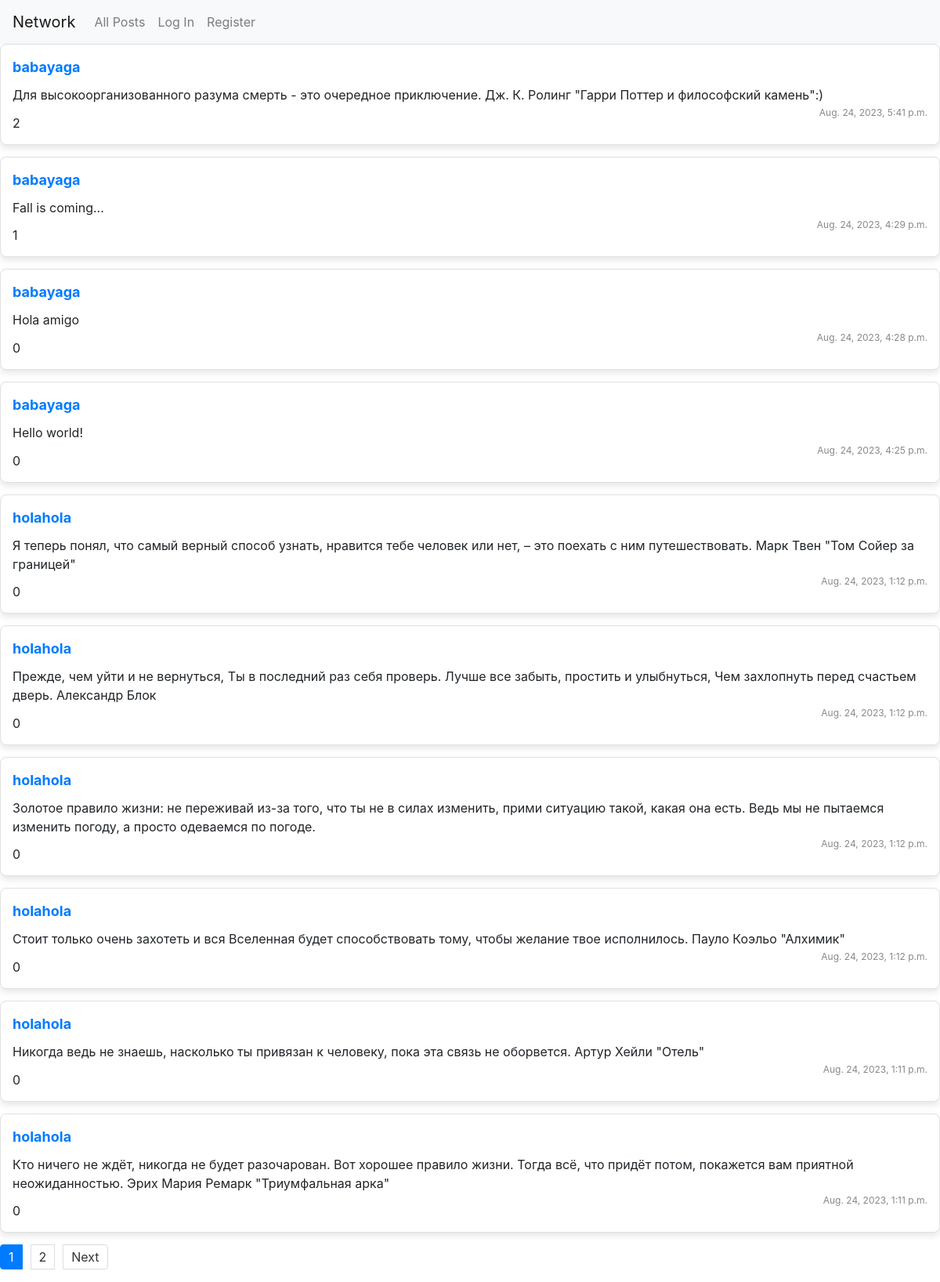
The page / on the database its author committed.
### network/models.py (models this page shows, shortened)
class Post(models.Model):
    user = models.ForeignKey(User, on_delete=models.CASCADE, related_name="posts")
    content = models.TextField()
    timestamp = models.DateTimeField(auto_now_add=True)
    likes = models.PositiveIntegerField(default=0)

class User(AbstractUser):
    followers = models.ManyToManyField("self", blank=True, related_name="following", symmetrical=False)
    liked_posts = models.ManyToManyField('Post', related_name='liked_by', blank=True)

### network/views.py (the view)
# urls.py: path("", views.index, name="index"),
def index(request):
    posts_list = Post.objects.all().order_by('-timestamp')
    paginator = Paginator(posts_list, 10)  # Show 10 posts per page
    page = request.GET.get('page')
    try:
        posts = paginator.page(page)
    except PageNotAnInteger:
        posts = paginator.page(1)
    except EmptyPage:
        posts = paginator.page(paginator.num_pages)
    return render(request, 'network/index.html', {'posts': posts})

### network/templates/network/index.html (shortened to what this page needs)
{% extends "network/layout.html" %}
{% block body %}
    {% for post in posts %}
    <div class="post-container" data-postid="{{ post.id }}">
        <div class="post-header">
            <strong><a href="{% url 'profile' post.user.username %}">{{ post.user.username }}</a></strong>
        </div>
        <p class="post-content">{{ post.content }}</p>
        <p class="post-timestamp">{{ post.timestamp }}</p>
        {% if user.is_authenticated %}
            <span class="heart-btn {% if post in user.liked_posts.all %}liked{% endif %}" data-postid="{{ post.id }}" data-liked="{% if post in user.liked_posts.all %}true{% else %}false{% endif %}">&#9829;</span>
            <span class="likes-counter">{{ post.likes }}</span>
        {% else %}
            <span class="likes-counter">{{ post.likes }}</span>
        {% endif %}
    </div>
    {% endfor %}
    <nav aria-label="Page navigation">
        <ul class="pagination">
            {% for i in posts.paginator.page_range %}
                <li class="page-item {% if posts.number == i %}active{% endif %}"><a class="page-link" href="?page={{ i }}">{{ i }}</a></li>
            {% endfor %}
            {% if posts.has_next %}
                <li class="page-item"><a class="page-link" href="?page={{ posts.next_page_number }}">Next</a></li>
            {% endif %}
        </ul>
    </nav>
{% endblock %}

### network/templates/network/layout.html (shortened to what this page needs)
{% load static %}
<!DOCTYPE html>
<html lang="en">
    <head>
        <link rel="stylesheet" href="https://stackpath.bootstrapcdn.com/bootstrap/4.4.1/css/bootstrap.min.css">
        <link href="{% static 'network/styles.css' %}" rel="stylesheet">
    </head>
    <body>
        <nav class="navbar navbar-expand-lg navbar-light bg-light">
            <a class="navbar-brand" href="#">Network</a>
            <div>
              <ul class="navbar-nav mr-auto">
                <li class="nav-item">
                  <a class="nav-link" href="{% url 'index' %}">All Posts</a>
                </li>
                {% if user.is_authenticated %}
                    <li class="nav-item">
                        <a class="nav-link" href="{% url 'new_post' %}">New Post</a>
                    </li>
                    <li class="nav-item">
                        <a class="nav-link" href="{% url 'following' %}">Following</a>
                    </li>
                    <li class="nav-item">
                        <a class="nav-link" href="{% url 'logout' %}">Log Out</a>
                    </li>
                {% else %}
                    <li class="nav-item">
                        <a class="nav-link" href="{% url 'login' %}">Log In</a>
                    </li>
                    <li class="nav-item">
                        <a class="nav-link" href="{% url 'register' %}">Register</a>
                    </li>
                {% endif %}
              </ul>
            </div>
          </nav>
        <div class="body">
            {% block body %}
            {% endblock %}
        </div>
    </body>
</html>

### network/static/network/styles.css (style rules this page uses)
.page-link { padding: 5px 10px; border: 1px solid #ddd; margin: 0 5px; text-decoration: none; color: #333; }
.likes-counter { display: inline-block; vertical-align: middle; }
.post-container { border: 1px solid #e1e1e1; padding: 15px; margin-bottom: 15px; border-radius: 8px; background-color: #ffffff; box-shadow: 0 4px 8px rgba(0, 0, 0, 0.1); position: relative; }
.post-header { display: flex; align-items: center; justify-content: space-between; }
.post-header strong { font-size: 18px; margin-right: 10px; }
.post-content { margin-top: 10px; margin-bottom: 10px; font-size: 16px; }
.post-timestamp { font-size: 12px; color: #888; position: absolute; bottom: 15px; right: 15px; }

### rows shown on the page
Post: user.username "babayaga", content "Для высокоорганизованного разума смерть - это очередное приключение. Дж. К. Ролинг \"Гарри Поттер и философский камень\":)", timestamp "Aug. 24, 2023, 5:41 p.m.", likes "2"
Post: user.username "babayaga", content "Fall is coming...", timestamp "Aug. 24, 2023, 4:29 p.m.", likes "1"
Post: user.username "babayaga", content "Hola amigo", timestamp "Aug. 24, 2023, 4:28 p.m.", likes "0"
Post: user.username "babayaga", content "Hello world!", timestamp "Aug. 24, 2023, 4:25 p.m.", likes "0"
Post: user.username "holahola", content "Я теперь понял, что самый верный способ узнать, нравится тебе человек или нет, – это поехать с ним путешествовать. Марк Твен \"Том Сойер за границей\"", timestamp "Aug. 24, 2023, 1:12 p.m.", likes "0"
Post: user.username "holahola", content "Прежде, чем уйти и не вернуться, Ты в последний раз себя проверь. Лучше все забыть, простить и улыбнуться, Чем захлопнуть перед счастьем дверь. Александр Блок", timestamp "Aug. 24, 2023, 1:12 p.m.", likes "0"
Post: user.username "holahola", content "Золотое правило жизни: не переживай из-за того, что ты не в силах изменить, прими ситуацию такой, какая она есть. Ведь мы не пытаемся изменить погоду, а просто одеваемся по погоде.", timestamp "Aug. 24, 2023, 1:12 p.m.", likes "0"
Post: user.username "holahola", content "Стоит только очень захотеть и вся Вселенная будет способствовать тому, чтобы желание твое исполнилось. Пауло Коэльо \"Алхимик\"", timestamp "Aug. 24, 2023, 1:12 p.m.", likes "0"
Post: user.username "holahola", content "Никогда ведь не знаешь, насколько ты привязан к человеку, пока эта связь не оборвется. Артур Хейли \"Отель\"", timestamp "Aug. 24, 2023, 1:11 p.m.", likes "0"
Post: user.username "holahola", content "Кто ничего не ждёт, никогда не будет разочарован. Вот хорошее правило жизни. Тогда всё, что придёт потом, покажется вам приятной неожиданностью. Эрих Мария Ремарк \"Триумфальная арка\"", timestamp "Aug. 24, 2023, 1:11 p.m.", likes "0"

### other values the page prints
{{ i }} "1" "2"
